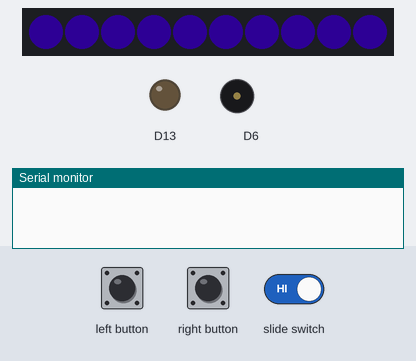
Bench run of a sketch on a simulated Adafruit Circuit Playground Express. Parts: 10 RGB LEDs in strip order, left to right, output pins drawn as LEDs (lit = HIGH), buzzer (waves = sounding), the last lines printed to the serial monitor. The inputs (shaded band) are chosen by the test bench. Dim RGB values are drawn brighter than linear.

Above: at 1.2 s.
1.3 s: left button pressed for 0.15 s
At 2.7 s:
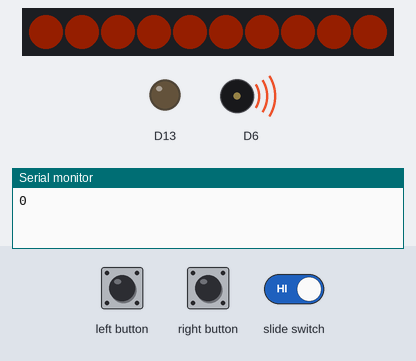
9.5 s: left button pressed for 3.2 s
At 14.5 s:
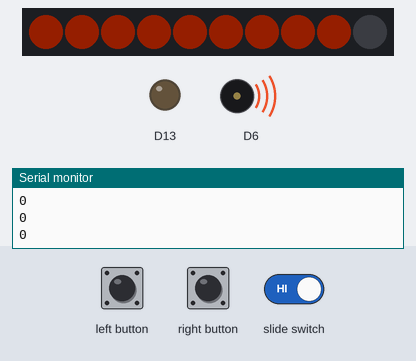
21.0 s: slide switch set LOW
At 21.6 s:
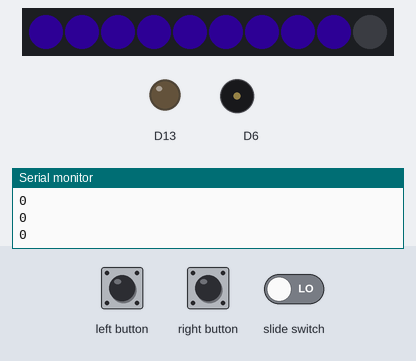
22.7 s: slide switch set HIGH
At 23.0 s:
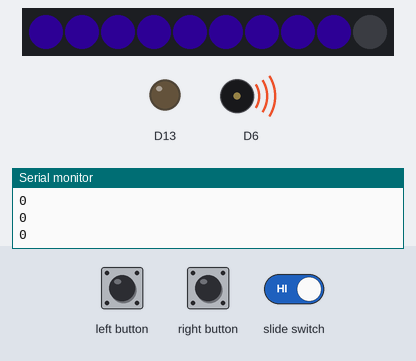
Timing chart, 0 to 35.2 s (numbered marks = the images above; inputs shaded):
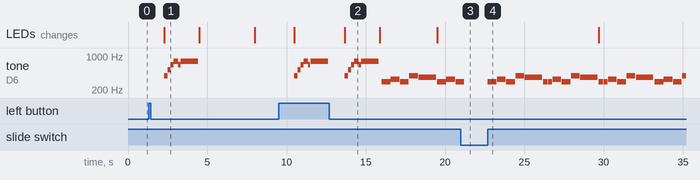

The sketch:

P3-Isaac-Code.ino
```cpp
#include <Adafruit_CircuitPlayground.h>

#define RECEPTOR_HUE       280  // Primary hue of the flame.  This is a value in
                                // degrees from 0.0 to 360.0, see HSV color space
                                // for different hue values:
                                //   https://en.wikipedia.org/wiki/HSL_and_HSV#/media/File:Hsl-hsv_models.svg
                                // The value 35 degrees is a nice orange in the
                                // middle of red and yellow hues that will look like
                                // a flame flickering as the hues animate.
                                // For the flicker effect the pixels will cycle
                                // around hues that are +/-10 degrees of this value.
                                // For the solid effect the pixels will be set
                                // to this hue (at full saturation and value).
                                // Rainbow effect ignores this hue config and
                                // cycles through all of them.

// A few music note frequencies as defined in this tone example:
//   https://www.arduino.cc/en/Tutorial/toneMelody
#define NOTE_C4  262
#define NOTE_CS4 277
#define NOTE_D4  294
#define NOTE_DS4 311
#define NOTE_E4  330
#define NOTE_F4  349
#define NOTE_FS4 370
#define NOTE_G4  392
#define NOTE_GS4 415
#define NOTE_A4  440
#define NOTE_AS4 466
#define NOTE_B4  494
#define NOTE_C5  523
#define NOTE_CS5 554
#define NOTE_D5  587
#define NOTE_DS5 622
#define NOTE_E5  659
#define NOTE_F5  698
#define NOTE_FS5 740
#define NOTE_G5  784
#define NOTE_GS5 831
#define NOTE_A5  880
#define NOTE_AS5 932
#define NOTE_B5  988

// Define note durations.  You only need to adjust the whole note
// time and other notes will be subdivided from it directly.
#define WHOLE         2200       // Length of time in milliseconds of a whole note (i.e. a full bar).
#define HALF          WHOLE/2
#define QUARTER       HALF/2
#define EIGHTH        QUARTER/2
#define EIGHTH_TRIPLE QUARTER/3
#define SIXTEENTH     EIGHTH/2

// Global program state.
bool dose_given = false;
uint32_t last_inactivity = millis();
uint32_t last_dose = millis();
uint32_t last_change = millis();
int active_receptors = 10;
float frequencies[10] = {0};     // Random frequencies and phases will be generated for each pixel to
float phases[10] = {0};          // define an organic but random looking flicker effect.
enum AnimationType { SOLID, FLICKER, RAINBOW };  // Which type of animation is currently running.
AnimationType animation = SOLID;

// Color gamma correction table, this makes the hues of the NeoPixels
// a little more accurate by accounting for our eye's non-linear color
// sensitivity.  See this great guide for more details:
//   https://learn.adafruit.com/led-tricks-gamma-correction/the-issue
const uint8_t PROGMEM gamma8[] = {
    0,  0,  0,  0,  0,  0,  0,  0,  0,  0,  0,  0,  0,  0,  0,  0,
    0,  0,  0,  0,  0,  0,  0,  0,  0,  0,  0,  0,  1,  1,  1,  1,
    1,  1,  1,  1,  1,  1,  1,  1,  1,  2,  2,  2,  2,  2,  2,  2,
    2,  3,  3,  3,  3,  3,  3,  3,  4,  4,  4,  4,  4,  5,  5,  5,
    5,  6,  6,  6,  6,  7,  7,  7,  7,  8,  8,  8,  9,  9,  9, 10,
   10, 10, 11, 11, 11, 12, 12, 13, 13, 13, 14, 14, 15, 15, 16, 16,
   17, 17, 18, 18, 19, 19, 20, 20, 21, 21, 22, 22, 23, 24, 24, 25,
   25, 26, 27, 27, 28, 29, 29, 30, 31, 32, 32, 33, 34, 35, 35, 36,
   37, 38, 39, 39, 40, 41, 42, 43, 44, 45, 46, 47, 48, 49, 50, 50,
   51, 52, 54, 55, 56, 57, 58, 59, 60, 61, 62, 63, 64, 66, 67, 68,
   69, 70, 72, 73, 74, 75, 77, 78, 79, 81, 82, 83, 85, 86, 87, 89,
   90, 92, 93, 95, 96, 98, 99,101,102,104,105,107,109,110,112,114,
  115,117,119,120,122,124,126,127,129,131,133,135,137,138,140,142,
  144,146,148,150,152,154,156,158,160,162,164,167,169,171,173,175,
  177,180,182,184,186,189,191,193,196,198,200,203,205,208,210,213,
  215,218,220,223,225,228,231,233,236,239,241,244,247,249,252,255 };

// HSV to RGB color space conversion function taken directly from:
//  https://www.cs.rit.edu/~ncs/color/t_convert.html
void HSVtoRGB( float *r, float *g, float *b, float h, float s, float v )
{
  int i;
  float f, p, q, t;
  if( s == 0 ) {
    // achromatic (grey)
    *r = *g = *b = v;
    return;
  }
  h /= 60;      // sector 0 to 5
  i = floor( h );
  f = h - i;      // factorial part of h
  p = v * ( 1 - s );
  q = v * ( 1 - s * f );
  t = v * ( 1 - s * ( 1 - f ) );
  switch( i ) {
    case 0:
      *r = v;
      *g = t;
      *b = p;
      break;
    case 1:
      *r = q;
      *g = v;
      *b = p;
      break;
    case 2:
      *r = p;
      *g = v;
      *b = t;
      break;
    case 3:
      *r = p;
      *g = q;
      *b = v;
      break;
    case 4:
      *r = t;
      *g = p;
      *b = v;
      break;
    default:    // case 5:
      *r = v;
      *g = p;
      *b = q;
      break;
  }
}

// Helper to change the color of a NeoPixel on the Circuit Playground board.
// Will automatically convert from HSV color space to RGB and apply gamma
// correction.
void setPixelHSV(int i, float h, float s, float v) {
  // Convert HSV to RGB
  float r, g, b = 0.0;
  HSVtoRGB(&r, &g, &b, h, s, v);
  // Lookup gamma correct RGB colors (also convert from 0...1.0 RGB range to 0...255 byte range).
  uint8_t r1 = pgm_read_byte(&gamma8[int(r*255.0)]);
  uint8_t g1 = pgm_read_byte(&gamma8[int(g*255.0)]);
  uint8_t b1 = pgm_read_byte(&gamma8[int(b*255.0)]);
  // Set the color of the pixel.
  CircuitPlayground.strip.setPixelColor(i, r1, g1, b1);
}

// Simple solid lit candle effect.
// No animation, each pixel is lit with the specified receptor hue, until they're all gone.
void showLitSolid(float color) {
  for (int i=0; i<10; ++i) {
    if (i < active_receptors) {
      // This pixel should be lit.
      setPixelHSV(i, color, 1.0, 1.0);
    }
    else {
      // This pixel has been blown out, just turn it off.
      setPixelHSV(i, 0, 0, 0);
    }
  }
  CircuitPlayground.strip.show();
}

// Play a note of the specified frequency and for the specified duration.
// Hold is an optional bool that specifies if this note should be held a
// little longer, i.e. for eigth notes that are tied together.
// While waiting for a note to play the waitBreath delay function is used
// so breath detection and pixel animation continues to run.  No tones
// will play if the slide switch is in the -/off position or all the
// candles have been blown out.
void playNote(int frequency, int duration, bool hold=false, bool measure=true) {
  // Check if the slide switch is off or the candles have been blown out
  // and stop immediately without playing anything.
  if (!CircuitPlayground.slideSwitch()) {
    return;
  }
  if (hold) {
    // For a note that's held play it a little longer so it blends into the next tone
    CircuitPlayground.playTone(frequency, duration + duration/32, false);
  }
  else {
    // For a note that isn't held just play it for the specified duration.
    CircuitPlayground.playTone(frequency, duration, false);
  }
  // Use waitBreath instead of Arduino's delay because breath detection and
  // pixel animation needs to occur while music plays.  However skip this logic
  // if not asked for (measure = false, only needed when playing celebration
  // song so as to not continue waiting for breaths).
  if (measure) {
    delay(duration + duration/16);
  }
  else {
    delay(duration + duration/16);
  }
}

void birthdaySong() {
  // Play happy birthday tune, from:
  //  http://www.irish-folk-songs.com/happy-birthday-tin-whistle-sheet-music.html#.WXFJMtPytBw
  // Inside each playNote call it will play a note and drive the NeoPixel animation
  // and check for a breath against the sound sensor.  Once all the candles are blown out
  // the playNote calls will stop playing music.
  playNote(NOTE_D4, EIGHTH, true);
  playNote(NOTE_D4, EIGHTH);
  playNote(NOTE_E4, QUARTER);       // Bar 1
  playNote(NOTE_D4, QUARTER);
  playNote(NOTE_G4, QUARTER);
  playNote(NOTE_FS4, HALF);         // Bar 2
  // playNote(NOTE_D4, EIGHTH, true);
  // playNote(NOTE_D4, EIGHTH);
  // playNote(NOTE_E4, QUARTER);       // Bar 3
  // playNote(NOTE_D4, QUARTER);
  // playNote(NOTE_A4, QUARTER);
  // playNote(NOTE_G4, HALF);          // Bar 4
  // playNote(NOTE_D4, EIGHTH, true);
  // playNote(NOTE_D4, EIGHTH);
  // playNote(NOTE_D5, QUARTER);       // Bar 5
  // playNote(NOTE_B4, QUARTER);
  // playNote(NOTE_G4, QUARTER);
  // playNote(NOTE_FS4, QUARTER);      // Bar 6
  // playNote(NOTE_E4, QUARTER);
  // playNote(NOTE_C5, EIGHTH, true);
  // playNote(NOTE_C5, EIGHTH);
  // playNote(NOTE_B4, QUARTER);       // Bar 7
  // playNote(NOTE_G4, QUARTER);
  // playNote(NOTE_A4, QUARTER);
  // playNote(NOTE_G4, HALF);          // Bar 8
}

// Song to play when the candles are blown out.
void celebrateSong() {
  // Play a little charge melody, from:
  //  https://en.wikipedia.org/wiki/Charge_(fanfare)
  // Note the explicit boolean parameters in particular the measure=false
  // at the end.  This means the notes will play without any breath measurement
  // logic.  Without this false value playNote will try to keep waiting for candles
  // to blow out during the celebration song!
  playNote(NOTE_G4, EIGHTH_TRIPLE, true, false);
  playNote(NOTE_C5, EIGHTH_TRIPLE, true, false);
  playNote(NOTE_E5, EIGHTH_TRIPLE, false, false);
  playNote(NOTE_G5, EIGHTH, true, false);
  playNote(NOTE_E5, SIXTEENTH, false);
  playNote(NOTE_G5, HALF, false);

}

void setup() {
  // Initialize serial output and Circuit Playground library.
  Serial.begin(115200);
  CircuitPlayground.begin();
  // Check if a button is being pressed at startup and change the
  // animation mode accordingly.
  if (CircuitPlayground.leftButton()) {
    // Rainbow animation on left button press at startup.
    animation = SOLID;
  }
  else if (CircuitPlayground.rightButton()) {
    // Solid color animation on right button press at startup.
    animation = SOLID;
    // Since the solid animation doesn't update every frame, bootstrap it by
    // turning all the pixels on at the start.  As candles are blown out the
    // pixels will be updated (see the waitBreath function's loop).
    showLitSolid(RECEPTOR_HUE);
  }
  uint32_t last_inactivity = millis(); //
  uint32_t last_dose = millis();
}

bool activeDelay(uint32_t milliseconds) {
  bool dose_given = CircuitPlayground.leftButton();
  uint32_t last_dose = millis();
  uint32_t start = millis();
  uint32_t current = start;
  if (dose_given) {
    while ((current - start) < milliseconds) {
      // can do something like animatePixels <- ****
      current = millis();
    }
  }
  return dose_given;
}

void loop() {
  uint32_t second = 1000;
  bool dose_given = activeDelay(second);
  // Serial.println(dose_given);
  // Serial.println(last_dose);
  if (dose_given) {
    Serial.println(last_dose);
    // Change color of receptors
    showLitSolid(RECEPTOR_HUE - 245);
    // Play sound
    celebrateSong();

    // Eventually decrement lit
    active_receptors = max(active_receptors - 1, 1);

    dose_given = false;
  } else {
    showLitSolid(RECEPTOR_HUE);
    // if there's no dose, create withdrawal symptom
    if (millis() - last_dose > 2000*active_receptors) {
      birthdaySong();
      // Serial.println("withdrawal!");
    }
    // if no doses for a while, add a receptor
    if (millis() - max(last_dose, last_change) > 8000) {
      last_change = millis();
      active_receptors = min(active_receptors + 1, 10);
    }
  }
}
```

Measured:
- after the input at 1.3 s, tone on D6: plays 392 Hz for 0.19 s, 523 Hz for 0.19 s, 659 Hz for 0.18 s, 784 Hz for 0.28 s, 659 Hz for 0.14 s, 784 Hz for 1.1 s, starting after 1.0 s; the LEDs: change after 1.0 s (image 1)
- after the input at 9.5 s, the LEDs: first change after 1.0 s (image 2 shows a later state)
- after the input at 21.0 s, tone on D6: goes on until 21.2 s, then stays silent
- after the input at 22.7 s, tone on D6: silent → 294 Hz at once, then repeats every 3.5 s: silent 0.01 s, 294 Hz 0.28 s, silent 0.02 s, 330 Hz 0.55 s, silent 0.03 s, 294 Hz 0.55 s, silent 0.03 s, 392 Hz 0.55 s, silent 0.03 s, 370 Hz 1.1 s, silent 0.07 s, 294 Hz 0.28 s
- what the display in image 1 shows lasts 2.2 s, from 2.3 s to 4.5 s
